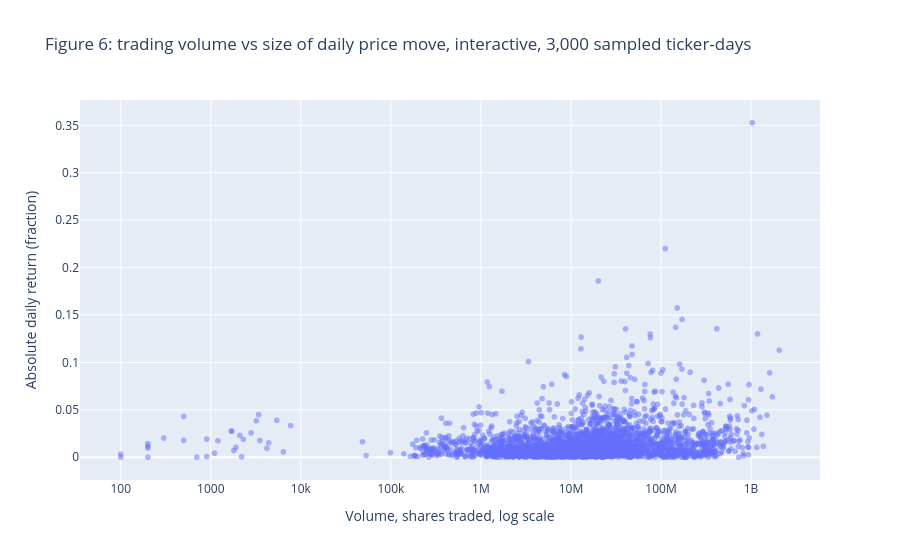

Write notebook code for a chart like this one.
### Markdown cell above
**q2.3 recreate a plot interactively**

recreating the figure 4 scatter plot, volume against size of daily move, with plotly. the hover tooltip adds ticker and date, two fields the static matplotlib version could not show per point

### Code cell
import plotly.express as px

fig = px.scatter(
    sample,
    x="Volume",
    y="Abs Daily Return",
    hover_data=["Ticker", "Date"],
    log_x=True,
    opacity=0.5,
    title="Figure 6: trading volume vs size of daily price move, interactive, 3,000 sampled ticker-days",
    labels={"Volume": "Volume, shares traded, log scale", "Abs Daily Return": "Absolute daily return (fraction)"},
)
fig.show()

### Figure 1 — Plotly figure (JSON) as saved in the notebook; plotly's stock layout.template omitted (floating-point values rounded to 4 significant figures; data arrays with more than 128 entries replaced by an {"elided": "..."} marker saying what was removed)
{"data": [{"customdata": {"elided": "3000x2 str values"}, "hovertemplate": "Volume, shares traded, log scale=%{x}<br>Absolute daily return (fraction)=%{y}<br>Ticker=%{customdata[0]}<br>Date=%{customdata[1]}<extra></extra>", "legendgroup": "", "marker": {"color": "#636efa", "opacity": 0.5, "symbol": "circle"}, "mode": "markers", "name": "", "showlegend": false, "type": "scattergl", "x": {"elided": "3000 float values"}, "xaxis": "x", "y": {"elided": "3000 float values"}, "yaxis": "y"}], "layout": {"legend": {"tracegroupgap": 0}, "title": {"text": "Figure 6: trading volume vs size of daily price move, interactive, 3,000 sampled ticker-days"}, "xaxis": {"anchor": "y", "domain": [0, 1], "title": {"text": "Volume, shares traded, log scale"}, "type": "log"}, "yaxis": {"anchor": "x", "domain": [0, 1], "title": {"text": "Absolute daily return (fraction)"}}}}
